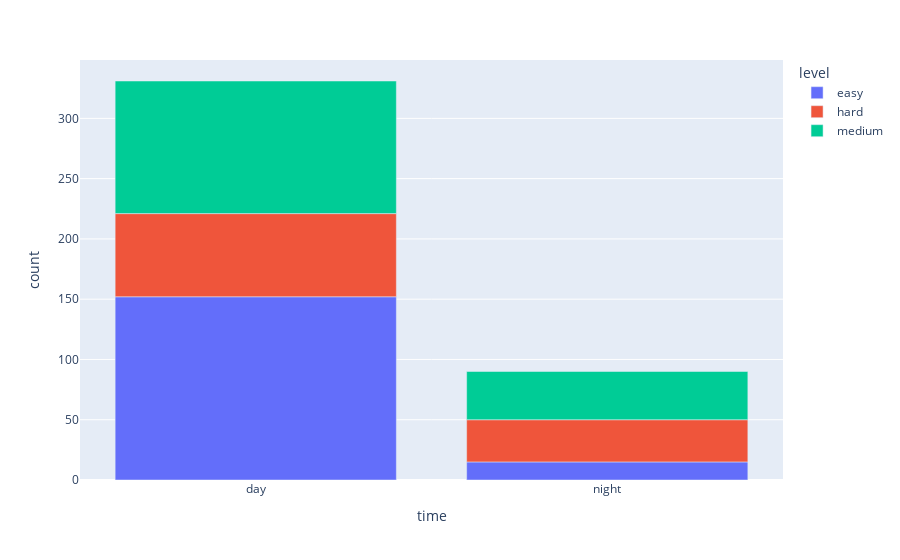

Write notebook code for a chart like this one.
### Code cell
fig = px.bar(nights_details, x="time", y="count", color="level")
fig.show()

### Figure 1 — Plotly figure (JSON) as saved in the notebook; plotly's stock layout.template omitted (floating-point values rounded to 4 significant figures)
{"data": [{"alignmentgroup": "True", "hovertemplate": "level=easy<br>time=%{x}<br>count=%{y}<extra></extra>", "legendgroup": "easy", "marker": {"color": "#636efa"}, "name": "easy", "offsetgroup": "easy", "orientation": "v", "showlegend": true, "textposition": "auto", "type": "bar", "x": ["day", "night"], "xaxis": "x", "y": [152, 15], "yaxis": "y"}, {"alignmentgroup": "True", "hovertemplate": "level=hard<br>time=%{x}<br>count=%{y}<extra></extra>", "legendgroup": "hard", "marker": {"color": "#EF553B"}, "name": "hard", "offsetgroup": "hard", "orientation": "v", "showlegend": true, "textposition": "auto", "type": "bar", "x": ["day", "night"], "xaxis": "x", "y": [69, 35], "yaxis": "y"}, {"alignmentgroup": "True", "hovertemplate": "level=medium<br>time=%{x}<br>count=%{y}<extra></extra>", "legendgroup": "medium", "marker": {"color": "#00cc96"}, "name": "medium", "offsetgroup": "medium", "orientation": "v", "showlegend": true, "textposition": "auto", "type": "bar", "x": ["day", "night"], "xaxis": "x", "y": [110, 40], "yaxis": "y"}], "layout": {"barmode": "relative", "legend": {"title": {"text": "level"}, "tracegroupgap": 0}, "margin": {"t": 60}, "xaxis": {"anchor": "y", "domain": [0, 1], "title": {"text": "time"}}, "yaxis": {"anchor": "x", "domain": [0, 1], "title": {"text": "count"}}}}
